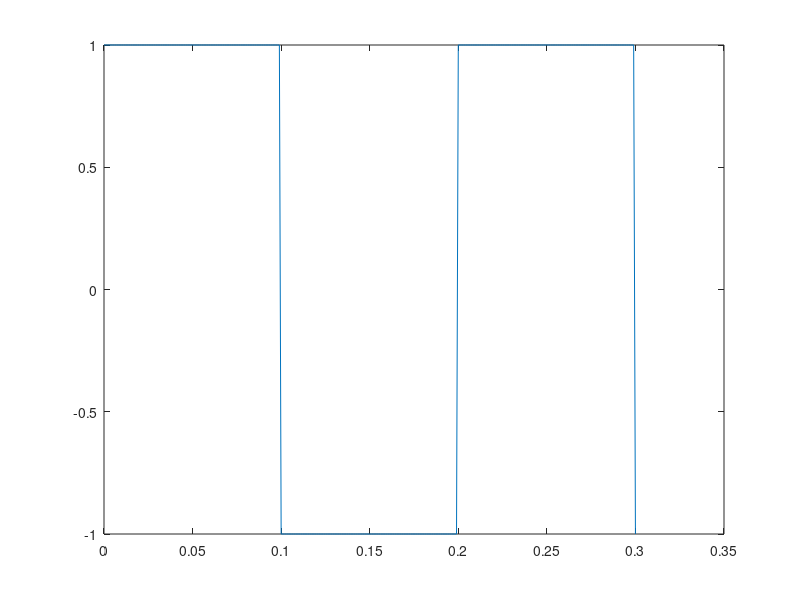
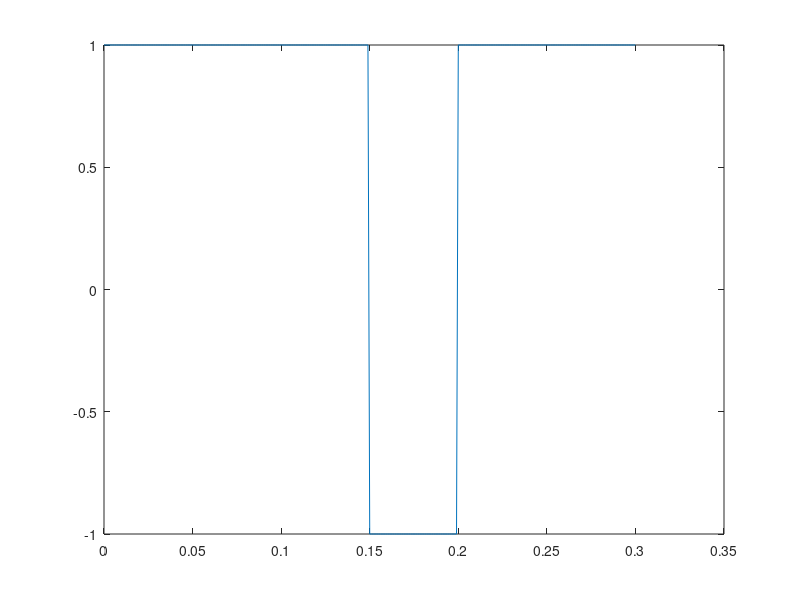
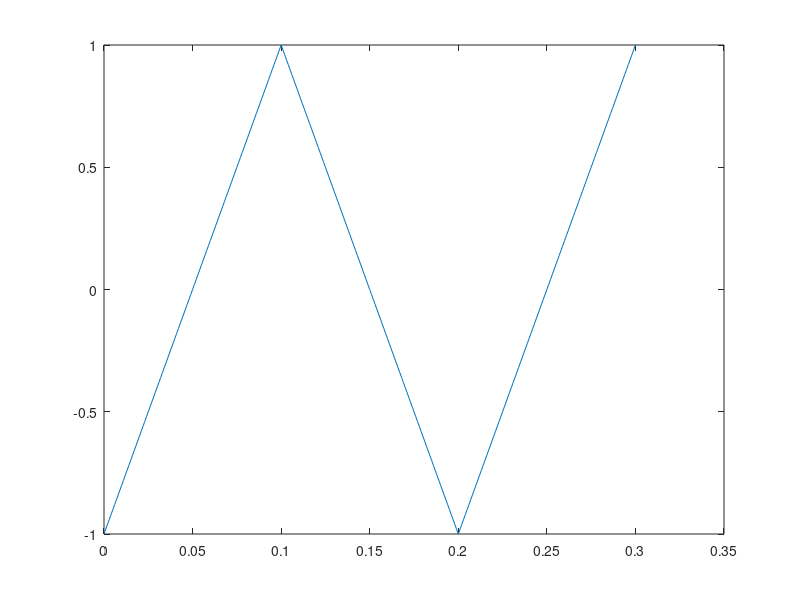
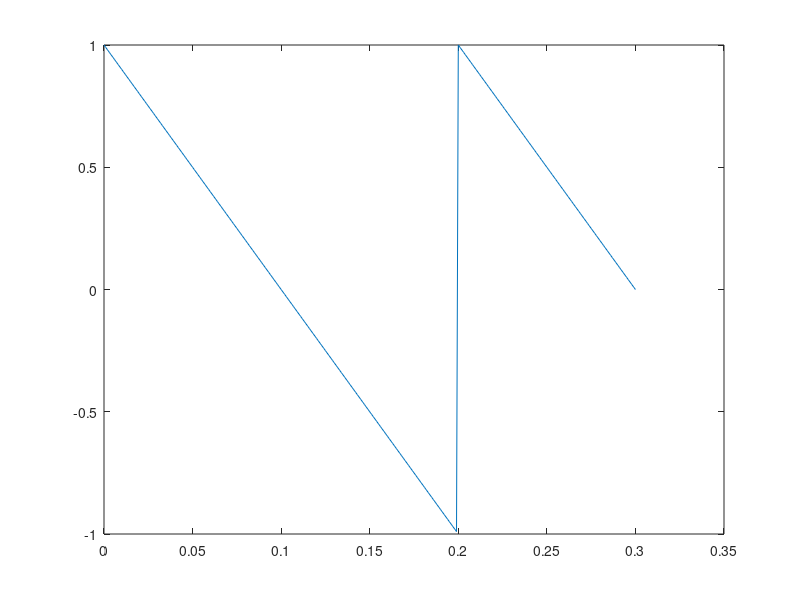

These figures' MATLAB source, in order:
clc;
close all;
t=0:0.001:0.3
f1=input('Enter the frequency of square wave1,f1=')
sq_wave1=square(2*pi*f1*t); % square wave of 50% duty cycle
figure;
plot(t,sq_wave1);
f2=input('Enter the frequency of square wave2,f2=')
sq_wave2=square(2*pi*f2*t,75); % square wave of 75% duty cycle
figure;
plot(t,sq_wave2);
f3=input('Enter the frequency of triangular wave,f3=')
tri_wave1=sawtooth(2*pi*f3*t,0.5); % symmetric triangular wave
figure;
plot(t,tri_wave1);
f4=input('Enter the frequency of sawtooth wave1,f4=')
saw_tooth1=sawtooth(2*pi*f4*t,0); % negative sawtooth wave
figure;
plot(t,saw_tooth1);
f5=input('Enter the frequency of sawtooth wave2,f5=')
saw_tooth2=sawtooth(2*pi*f5*t,1); % positive sawtooth wave
figure;
plot(t,saw_tooth2);